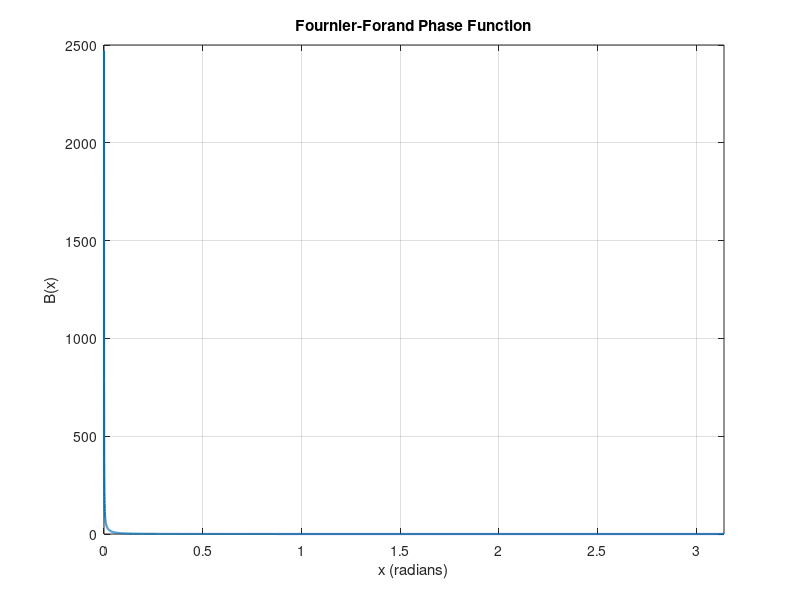

The MATLAB script that drew this image:
u = 4.2;
n = 0.9;

v = (3 - u) / 2;

s = @(x) (4 / (3 * (n - 1)^2)) .* sin(x / 2).^2;

B = @(x) ...
    (1 ./ (4*pi .* (1 - s(x)).^2 .* s(x).^v)) .* ...
    (v .* (1 - s(x)) ...
    - (1 - s(x).^v) ...
    + (s(x) .* (1 - s(x).^v) ...
    - v .* (1 - s(x))) .* sin(x / 2).^(-2)) ...
    + ((1 - s(pi).^v) / ...
    (16*pi * (s(pi) - 1) * s(pi).^v)) .* ...
    (3*cos(x).^2 - 1);

% x in radians
x = linspace(1e-4, pi, 10000);

y = B(x);

figure;
plot(x, y, 'LineWidth', 1.5);

xlabel('x (radians)');
ylabel('B(x)');
title('Fournier-Forand Phase Function');
grid on;
xlim([0 pi]);
